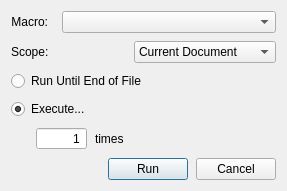
<?xml version="1.0" encoding="UTF-8"?>
<ui version="4.0">
 <class>MacroRunDialog</class>
 <widget class="QDialog" name="MacroRunDialog">
  <property name="geometry">
   <rect>
    <x>0</x>
    <y>0</y>
    <width>287</width>
    <height>170</height>
   </rect>
  </property>
  <property name="windowTitle">
   <string>Run a Macro Multiple Times</string>
  </property>
  <layout class="QVBoxLayout" name="verticalLayout">
   <property name="spacing">
    <number>8</number>
   </property>
   <item>
    <layout class="QHBoxLayout" name="horizontalLayout_2">
     <property name="spacing">
      <number>14</number>
     </property>
     <item alignment="Qt::AlignLeft">
      <widget class="QLabel" name="label">
       <property name="sizePolicy">
        <sizepolicy hsizetype="Minimum" vsizetype="Preferred">
         <horstretch>0</horstretch>
         <verstretch>0</verstretch>
        </sizepolicy>
       </property>
       <property name="text">
        <string>Macro:</string>
       </property>
       <property name="alignment">
        <set>Qt::AlignRight|Qt::AlignTrailing|Qt::AlignVCenter</set>
       </property>
       <property name="buddy">
        <cstring>comboBox</cstring>
       </property>
      </widget>
     </item>
     <item>
      <widget class="QComboBox" name="comboBox">
       <property name="sizePolicy">
        <sizepolicy hsizetype="Expanding" vsizetype="Fixed">
         <horstretch>0</horstretch>
         <verstretch>0</verstretch>
        </sizepolicy>
       </property>
      </widget>
     </item>
    </layout>
   </item>
   <item>
    <layout class="QHBoxLayout" name="horizontalLayoutScope">
     <property name="spacing">
      <number>14</number>
     </property>
     <item>
      <widget class="QLabel" name="labelScope">
       <property name="text">
        <string>Scope:</string>
       </property>
      </widget>
     </item>
     <item>
      <widget class="QComboBox" name="comboBoxScope">
       <item>
        <property name="text">
         <string>Current Document</string>
        </property>
       </item>
       <item>
        <property name="text">
         <string>All Open Documents</string>
        </property>
       </item>
      </widget>
     </item>
    </layout>
   </item>
   <item>
    <widget class="QRadioButton" name="radioEndOfFile">
     <property name="text">
      <string>Run Until End of File</string>
     </property>
    </widget>
   </item>
   <item>
    <widget class="QRadioButton" name="radioExecute">
     <property name="text">
      <string>Execute...</string>
     </property>
     <property name="checked">
      <bool>true</bool>
     </property>
    </widget>
   </item>
   <item>
    <layout class="QHBoxLayout" name="horizontalLayout_3">
     <property name="spacing">
      <number>8</number>
     </property>
     <item>
      <spacer name="horizontalSpacer_4">
       <property name="orientation">
        <enum>Qt::Horizontal</enum>
       </property>
       <property name="sizeType">
        <enum>QSizePolicy::Minimum</enum>
       </property>
       <property name="sizeHint" stdset="0">
        <size>
         <width>25</width>
         <height>20</height>
        </size>
       </property>
      </spacer>
     </item>
     <item>
      <widget class="QSpinBox" name="spinTimes">
       <property name="alignment">
        <set>Qt::AlignRight|Qt::AlignTrailing|Qt::AlignVCenter</set>
       </property>
       <property name="buttonSymbols">
        <enum>QAbstractSpinBox::NoButtons</enum>
       </property>
       <property name="accelerated">
        <bool>true</bool>
       </property>
       <property name="keyboardTracking">
        <bool>false</bool>
       </property>
       <property name="minimum">
        <number>1</number>
       </property>
       <property name="maximum">
        <number>999999999</number>
       </property>
       <property name="displayIntegerBase">
        <number>10</number>
       </property>
      </widget>
     </item>
     <item>
      <widget class="QLabel" name="label_2">
       <property name="text">
        <string>times</string>
       </property>
      </widget>
     </item>
     <item>
      <spacer name="horizontalSpacer_3">
       <property name="orientation">
        <enum>Qt::Horizontal</enum>
       </property>
       <property name="sizeHint" stdset="0">
        <size>
         <width>40</width>
         <height>20</height>
        </size>
       </property>
      </spacer>
     </item>
    </layout>
   </item>
   <item>
    <spacer name="verticalSpacer">
     <property name="orientation">
      <enum>Qt::Vertical</enum>
     </property>
     <property name="sizeHint" stdset="0">
      <size>
       <width>20</width>
       <height>40</height>
      </size>
     </property>
    </spacer>
   </item>
   <item>
    <layout class="QHBoxLayout" name="horizontalLayout">
     <item>
      <spacer name="horizontalSpacer">
       <property name="orientation">
        <enum>Qt::Horizontal</enum>
       </property>
       <property name="sizeHint" stdset="0">
        <size>
         <width>40</width>
         <height>20</height>
        </size>
       </property>
      </spacer>
     </item>
     <item>
      <widget class="QPushButton" name="buttonRun">
       <property name="text">
        <string>Run</string>
       </property>
      </widget>
     </item>
     <item>
      <widget class="QPushButton" name="buttonCancel">
       <property name="text">
        <string>Cancel</string>
       </property>
      </widget>
     </item>
    </layout>
   </item>
  </layout>
 </widget>
 <resources/>
 <connections>
  <connection>
   <sender>radioExecute</sender>
   <signal>toggled(bool)</signal>
   <receiver>spinTimes</receiver>
   <slot>setEnabled(bool)</slot>
   <hints>
    <hint type="sourcelabel">
     <x>210</x>
     <y>85</y>
    </hint>
    <hint type="destinationlabel">
     <x>81</x>
     <y>110</y>
    </hint>
   </hints>
  </connection>
  <connection>
   <sender>radioExecute</sender>
   <signal>toggled(bool)</signal>
   <receiver>label_2</receiver>
   <slot>setEnabled(bool)</slot>
   <hints>
    <hint type="sourcelabel">
     <x>210</x>
     <y>85</y>
    </hint>
    <hint type="destinationlabel">
     <x>139</x>
     <y>110</y>
    </hint>
   </hints>
  </connection>
  <connection>
   <sender>buttonCancel</sender>
   <signal>clicked()</signal>
   <receiver>MacroRunDialog</receiver>
   <slot>close()</slot>
   <hints>
    <hint type="sourcelabel">
     <x>251</x>
     <y>169</y>
    </hint>
    <hint type="destinationlabel">
     <x>210</x>
     <y>95</y>
    </hint>
   </hints>
  </connection>
 </connections>
</ui>
